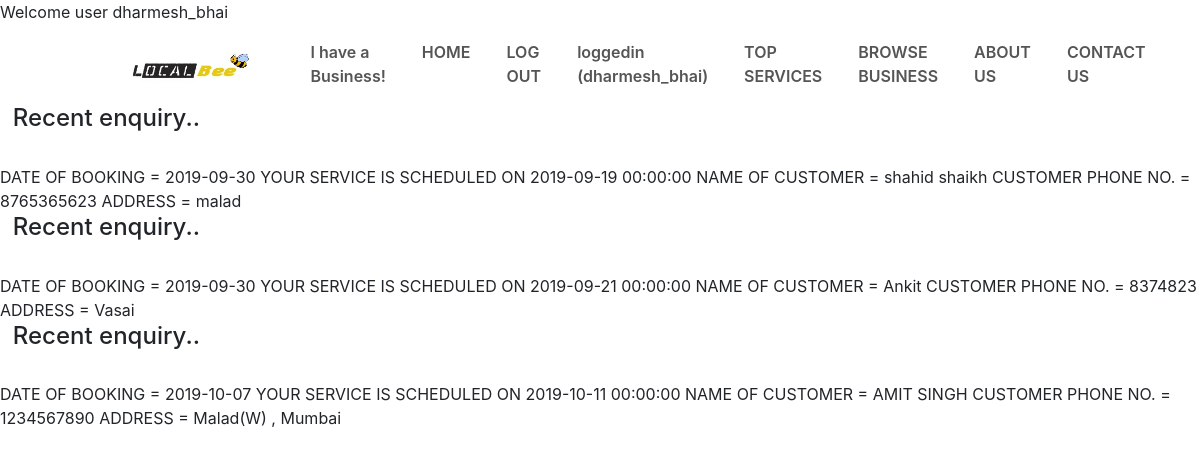
The app's page /dharmeshbhai.php (signed in) with its own data.
### tables this page shows
CREATE TABLE `booking` (
  `id` int(50) NOT NULL,
  `date_of_booking` date NOT NULL,
  `service_date` datetime NOT NULL,
  `name_of_user` varchar(50) NOT NULL,
  `time` varchar(20) NOT NULL,
  `phone` bigint(50) NOT NULL,
  `address` varchar(500) NOT NULL
);

### dharmeshbhai.php (the view, shortened to what this page needs)
<?php
include("connection.php");
echo "Welcome user " .$_SESSION['username'];
?>
<html>
    <head>
<link rel="stylesheet" href="indiworker.css">
<link rel="stylesheet" href="mystyle.css">
<link rel="stylesheet" href="https://stackpath.bootstrapcdn.com/bootstrap/4.3.1/css/bootstrap.min.css">
<link rel="stylesheet" href="https://stackpath.bootstrapcdn.com/font-awesome/4.7.0/css/font-awesome.min.css">
<link rel="stylesheet" href=“https://maxcdn.bootstrapcdn.com/font-awesome/4.7.0/css/font-awesome.min.css”/>
    </head>
    <body>
    <section id="nav-bar">
        <nav class="navbar navbar-expand-lg navbar-light">
            <a class="navbar-brand" href="#"><img src="images/LOGO.jpeg"></a>
            <div class="collapse navbar-collapse" id="navbarNav">
              <ul class="navbar-nav ml-auto">
                  <li class="nav-item active">
                      <a class="nav-link" href="service_login.html">I have a Business!</a>
                    </li>
                <li class="nav-item active">
                  <a class="nav-link" href="index.php">HOME</a>
                </li>
                <li class="nav-item active">
                  <a class="nav-link" href="logout.php">LOG OUT  </a>
                </li>
                  <li class="nav-item active">
                    <a class="nav-link" href="login.html"> <?php  if(isset($_SESSION['username'])){ echo " loggedin (".$_SESSION['username']. ")";  } else{ echo "<h4> please log in </h4>"; }  ?>   </a>
                  </li>
                  <li class="nav-item active">
                        <a class="nav-link" href="#topservices">TOP SERVICES</a>
                      </li>
                <li class="nav-item">
                  <a class="nav-link" href="#browse">BROWSE BUSINESS</a>
                </li>
                <li class="nav-item">
                  <a class="nav-link" href="#">ABOUT US</a>
                </li>
                <li class="nav-item">
                  <a class="nav-link" href="#contactus">CONTACT US</a>
                </li>
              </ul>
            </div>
          </nav>
    </section>
            <div class="info">
                <?php
                mysqli_select_db($con, 'hackathon');
                $sql = " select * from booking ";
	              $result = $con->query($sql);
	if ($result->num_rows > 0)
	{
    while($row = $result->fetch_assoc()) {
      echo "<h4>  &nbsp; Recent enquiry.. </h4> ";
      echo "<br>";
      echo "DATE OF BOOKING =  " . $row["date_of_booking"].  "    YOUR SERVICE IS SCHEDULED ON  " . $row["service_date"].  "          NAME OF CUSTOMER =        "   . $row["name_of_user"].  "      CUSTOMER PHONE NO. =      " . $row["phone"]. "    ADDRESS =    " . $row["address"]."  ";
        }
  }
	else {
  	  echo "0 results";
  }
  ?>
    </div>
    </body>
</html>

### indiworker.css (style rules this page uses)
ul li:last-child { border: none; }
a { text-decoration: none !important; color: #fff !important; }
.info { border: 0px solid black; height: 50%; }

### mystyle.css (style rules this page uses)
* { margin: 0; padding: 0; }
#nav-bar { position: sticky; top: 0; width: 90%; margin: auto; z-index: 10; }
.navbar-brand img { height: 40px; padding-left: 30px; border-radius: 20px; }
.navbar-nav li { padding: 0 10px; }
.navbar-nav li a { float: right; text-align: left; }
.navbar { background: #fff; }
.nav-link { color: #555!important; font-weight: 600; font-size: 16px; }

### records on screen
booking: date_of_booking "2019-09-30", service_date "2019-09-19 00:00:00", name_of_user "shahid shaikh", phone "8765365623", address "malad"
booking: date_of_booking "2019-09-30", service_date "2019-09-21 00:00:00", name_of_user "Ankit", phone "8374823", address "Vasai"
booking: date_of_booking "2019-10-07", service_date "2019-10-11 00:00:00", name_of_user "AMIT SINGH", phone "1234567890", address "Malad(W) , Mumbai"

### other values on screen
$_SESSION['username'] "dharmesh_bhai"
